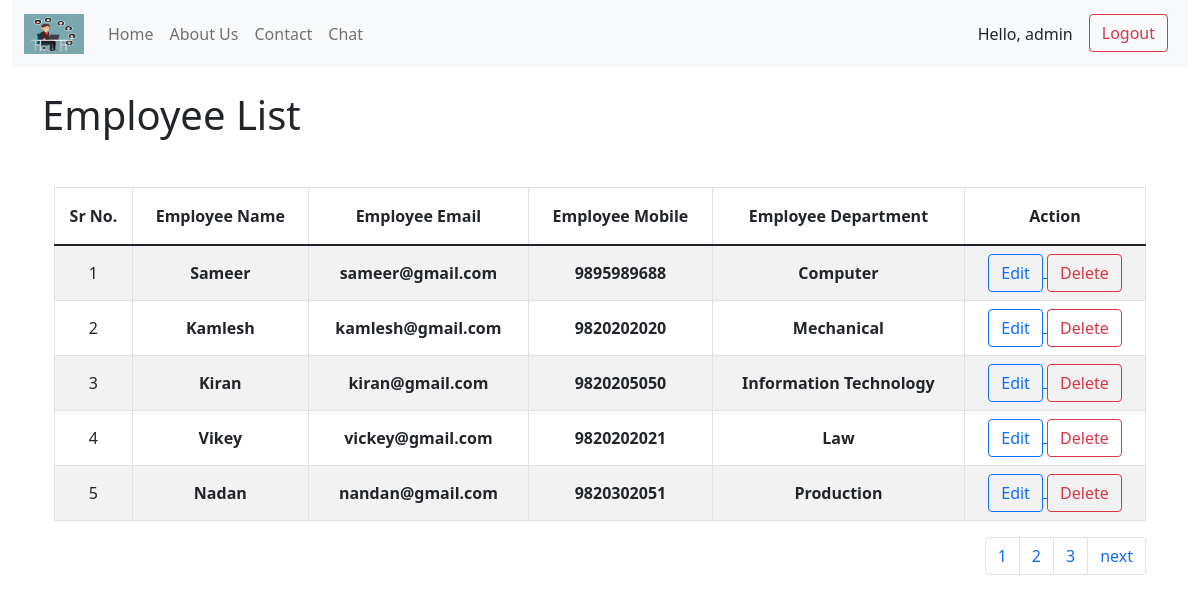
Screenshot of /app/list-employee/ (signed in) with the database file from the repository.
### employeeapp/models.py (models this page shows, shortened)
class Employee(models.Model):
    name  = models.CharField(max_length=100)
    email = models.EmailField(unique = True)
    mobile = models.CharField(max_length=10, validators=[check_mobile_digit])
    department = models.ForeignKey(Department, on_delete=models.CASCADE)

class Department(models.Model):
    name = models.CharField(max_length = 100)

### app/views.py (the view)
# urls.py: path('list-employee/', views.list_employee, name="list-employee"),
@login_required
def list_employee(request):
    employees = Employee.objects.all()
    paginators = Paginator(employees, 5)
    page = request.GET.get("page")
    employees = paginators.get_page(page)
    context = {'employees' : employees}
    return render(request, 'list_employee.html', context)

### app/templates/list_employee.html (shortened to what this page needs)
{% extends "base.html" %}
{% block content %}
<h1>Employee List</h1>
    <div class="container-fluid mt-5">
        <table class="table table-striped table-hover table-bordered text-center align-middle">
            <thead>
                <tr>
                    <th class="py-3">Sr No.</th>
                    <th class="py-3">Employee Name</th>
                    <th class="py-3">Employee Email</th>
                    <th class="py-3">Employee Mobile</th>
                    <th class="py-3">Employee Department</th>
                    <th class="py-3">Action</th>
                </tr>
            </thead>
            <tbody>
                {% for employee in employees %}
                <tr>
                    <td>{{forloop.counter}}</td>
                    <td class="fw-bold">{{employee.name}}</td>
                    <td class="fw-bold">{{employee.email}}</td>
                    <td class="fw-bold">{{employee.mobile}}</td>
                    <td class="fw-bold">{{employee.department.name}}</td>
                    <td>
                        <a href="{% url 'edit-employee' employee.pk  %}">
                            <button class="btn btn-outline-primary">Edit</button>
                        </a>
                        <a href=" {% url 'delete-employee' employee.pk %} ">
                            <button class="btn btn-outline-danger">Delete</button>
                        </a>
                    </td>
                </tr>
                {% endfor %}
            </tbody>
        </table>
        <nav aria-label="Page navigation example">
            <ul class="pagination justify-content-end">
                {% for num in employees.paginator.page_range %}
                    <li class="page-item">
                        <a class="page-link" href="?page={{ num }}">{{ num }}</a>
                    </li>
                {% endfor %}
                {% if employees.has_next %}
                    <li class="page-item">
                        <a class="page-link" href="?page={{ employees.next_page_number }}"> next </a>
                    </li>
                {% endif %}
            </ul>
        </nav>
    </div>
{% endblock content %}

### templates/base.html (shortened to what this page needs)
{% load static %}
<!doctype html>
<html lang="en">
  <head>
    <link href="https://cdn.jsdelivr.net/npm/bootstrap@5.1.3/dist/css/bootstrap.min.css" rel="stylesheet">
  </head>
  <body>
    <div class="container-fluid">
        <nav class="navbar navbar-expand-lg navbar-light bg-light">
            <div class="container-fluid">
                <a class="navbar-brand" href="#">
                    <img src="{% static 'images/logo.jpg' %}" alt="Logo" width="60" height="40" class="d-inline-block align-text-top">
                </a>
                <div class="collapse navbar-collapse" id="navbarNav">
                    <ul class="navbar-nav">
                        <li class="nav-item">
                        <a class="nav-link"  href="{% url "home-page" %}">Home</a>
                        </li>
                        <li class="nav-item">
                        <a class="nav-link" href="{% url 'about-page' %}">About Us</a>
                        </li>
                        <li class="nav-item">
                        <a class="nav-link" href="{% url "contact-page" %}">Contact</a>
                        </li>
                        <li class="nav-item">
                        <a class="nav-link" href="#">Chat</a>
                        </li>
                    </ul>
                    <ul class="navbar-nav ms-auto">
                        {% if user.is_authenticated %}
                        <li class="nav-item">
                            <span class="nav-link text-dark me-2" >Hello, {{user.username}} </span>
                        </li>
                        <li class="nav-item">
                            <a class="btn btn-outline-danger me-2" href="{% url 'users:logout-user' %}">Logout</a>
                        </li>
                        {% endif %}
                    </ul>
                </div>
            </div>
        </nav>
    </div>
    <div class="container mt-4">
        {% block content %}
        {% endblock content %}
    </div>
  </body>
</html>

### rows the page displays
Employee: name "Sameer", email "sameer@gmail.com", mobile "9895989688", department.name "Computer"
Employee: name "Kamlesh", email "kamlesh@gmail.com", mobile "9820202020", department.name "Mechanical"
Employee: name "Kiran", email "kiran@gmail.com", mobile "9820205050", department.name "Information Technology"
Employee: name "Vikey", email "vickey@gmail.com", mobile "9820202021", department.name "Law"
Employee: name "Nadan", email "nandan@gmail.com", mobile "9820302051", department.name "Production"

### other values shown
{{ user.username }} "admin"
{{ num }} "1" "2" "3"
